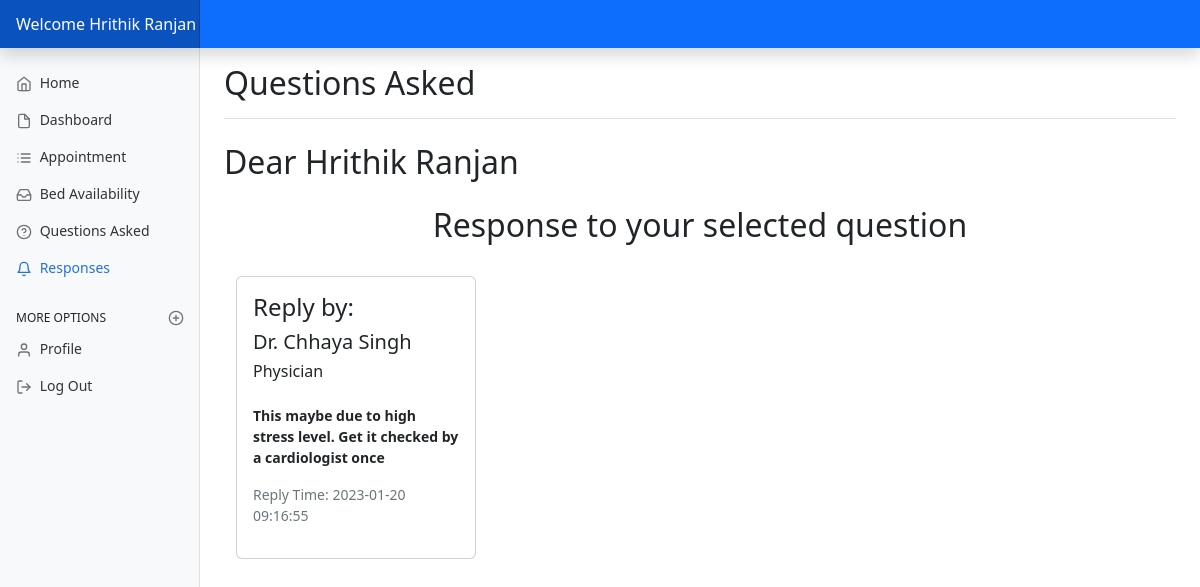
Page /patient/questionlist.php?threadid=44 (signed in) on the committed database.
### tables this page shows
CREATE TABLE `patient` (
  `icPatient` int(7) NOT NULL,
  `password` varchar(255) NOT NULL,
  `patientFirstName` varchar(20) DEFAULT NULL,
  `patientLastName` varchar(20) DEFAULT NULL,
  `patientMaritalStatus` varchar(10) DEFAULT NULL,
  `patientDOB` date DEFAULT NULL,
  `patientGender` varchar(10) DEFAULT NULL,
  `patientAddress` varchar(100) DEFAULT NULL,
  `patientPhone` varchar(15) DEFAULT NULL,
  `patientEmail` varchar(100) NOT NULL,
  `timestamp` datetime NOT NULL DEFAULT current_timestamp()
);

CREATE TABLE `comments` (
  `comment_id` int(8) NOT NULL,
  `comment_content` text NOT NULL,
  `thread_id` int(8) NOT NULL,
  `comment_by` int(8) NOT NULL,
  `comment_time` datetime NOT NULL DEFAULT current_timestamp()
);

CREATE TABLE `doctor` (
  `doctorId` int(9) NOT NULL,
  `password` varchar(255) NOT NULL,
  `hid` bigint(20) NOT NULL,
  `doctorFirstName` varchar(50) NOT NULL,
  `doctorLastName` varchar(50) NOT NULL,
  `doctorDepartment` varchar(50) NOT NULL,
  `doctorGender` varchar(10) NOT NULL,
  `doctorPhone` int(15) NOT NULL,
  `doctorEmail` varchar(50) NOT NULL,
  `doctorDOB` date NOT NULL
);

### patient/questionlist.php (the view, shortened to what this page needs)
<?php
include_once '../assets/conn/dbconnect.php';
$session = $_SESSION['patientSession'];
$res = mysqli_query($con, "SELECT * FROM patient WHERE icPatient=" . $session);
$userRow = mysqli_fetch_array($res, MYSQLI_ASSOC);
?>
<!DOCTYPE html>
<html>
<head>
    <link href="assets/css/bootstrap.min.css" rel="stylesheet">
    <link href="dashboard.css" rel="stylesheet">
</head>
<body>
    <header class="navbar navbar-dark sticky-top bg-primary flex-md-nowrap p-0 shadow">
        <a class="navbar-brand col-md-3 col-lg-2 me-0 px-3 fs-6" href="appointment.php">Welcome
            <?php echo $userRow['patientFirstName'] . ' ' . $userRow['patientLastName']; ?>
        </a>
    </header>
    <div class="container-fluid">
        <div class="row">
            <nav id="sidebarMenu" class="col-md-3 col-lg-2 d-md-block bg-light sidebar collapse">
                <div class="position-sticky pt-3 sidebar-sticky">
                    <ul class="nav flex-column">
                    <li class="nav-item">
							<a class="nav-link" aria-current="page" href="../index.php">
								<span data-feather="home" class="align-text-bottom"></span>
								Home
							</a>
						</li>
                        <li class="nav-item">
                            <a class="nav-link" aria-current="page" href="patient.php">
                                <span data-feather="file" class="align-text-bottom"></span>
                                Dashboard
                            </a>
                        </li>
                        <li class="nav-item">
                            <a class="nav-link"
                                href="patientapplist.php?patientId=<?php echo $userRow['icPatient']; ?>">
                                <span data-feather="list" class="align-text-bottom"></span>
                                Appointment
                            </a>
                        </li>
                        <li class="nav-item">
							<a class="nav-link" href="bed.php">
								<span data-feather="inbox" class="align-text-bottom"></span>
								Bed Availability
							</a>
						</li>
                        <li class="nav-item">
                            <a class="nav-link" href="question.php">
                                <span data-feather="help-circle" class="align-text-bottom"></span>
                                Questions Asked
                            </a>
                        </li>
                        <li class="nav-item">
                            <a class="nav-link active" href="#">
                                <span data-feather="bell" class="align-text-bottom"></span>
                                Responses
                            </a>
                        </li>
                    </ul>
                    <h6
                        class="sidebar-heading d-flex justify-content-between align-items-center px-3 mt-4 mb-1 text-uppercase">
                        <span>More options</span>
                        <a class="link-secondary" href="#" aria-label="Add a new report">
                            <span data-feather="plus-circle" class="align-text-bottom"></span>
                        </a>
                    </h6>
                    <ul class="nav flex-column mb-2">
                        <li class="nav-item">
                            <a class="nav-link" href="profile.php">
                                <span data-feather="user" class="align-text-bottom"></span>
                                Profile
                            </a>
                        </li>
                        <li class="nav-item">
                            <a class="nav-link" href="patientlogout.php?logout">
                                <span data-feather="log-out"></span>
                                Log Out
                            </a>
                        </li>
                    </ul>
                </div>
            </nav>
            <main class="col-md-9 ms-sm-auto col-lg-10 px-md-4">
                <div
                    class="d-flex justify-content-between flex-wrap flex-md-nowrap align-items-center pt-3 pb-2 mb-3 border-bottom">
                    <h1 class="h2">Questions Asked</h1>
                </div>
                <h2 class="my-4">Dear <?php echo $userRow['patientFirstName']; ?>
                    <?php echo $userRow['patientLastName']; ?></h2>
                <div class="col-md-12 col-sm-9  user-wrapper">
                    <div class="description">
                        <div class="panel panel-default">
                            <div class="panel-body">
                                <div class="container my-4" id="ques">
                                    <h2 class="text-center my-4"> Response to your selected question </h2>
                                    <div class="row my-4">
                                        <?php
                                        $thread_id=$_GET['threadid'];
                                        $sql = "SELECT * FROM `comments` JOIN `doctor` WHERE comment_by=doctorId AND thread_id=$thread_id";
                                        $result = mysqli_query($con, $sql);
                                        while ($row = mysqli_fetch_assoc($result)) {
                                            echo '<div class="col-md-3 my-2">
                                                    <div class="card" style="width: 15rem; height:auto;">
                                                          <div class="card-body">
                                                          <h4 class="card-title">Reply by:</h4>
                                                            <h5 class="card-title"> Dr. '.$row['doctorFirstName']. ' '. $row['doctorLastName'] .'</h5>
                                                            <h6 class="card-title mb-4"> '.$row['doctorDepartment'].'</h5>
                                                            <p><strong>'. $row['comment_content'].'</strong></p>
                                                            <p class="text-muted">Reply Time: '.$row['comment_time'].'
                                                          </div>
                                                    </div>
                                                  </div>';
                                        }
                                        ?>
                                    </div>
                                </div>
                            </div>
                        </div>
                    </div>
                </div>
            </main>
        </div>
    </div>
</body>
</html>

### patient/dashboard.css (style rules this page uses)
body { font-size: .875rem; }
.feather { width: 16px; height: 16px; }
.sidebar { position: fixed; top: 0; bottom: 0; left: 0; z-index: 100; padding: 48px 0 0; box-shadow: inset -1px 0 0 rgba(0, 0, 0, .1); }
.sidebar-sticky { height: calc(100vh - 48px); overflow-x: hidden; overflow-y: auto; }
.sidebar .nav-link { font-weight: 500; color: #333; }
.sidebar .nav-link .feather { margin-right: 4px; color: #727272; }
.sidebar .nav-link.active { color: #2470dc; }
.sidebar .nav-link:hover .feather, .sidebar .nav-link.active .feather { color: inherit; }
.sidebar-heading { font-size: .75rem; }
.navbar-brand { padding-top: .75rem; padding-bottom: .75rem; background-color: rgba(0, 0, 0, .25); box-shadow: inset -1px 0 0 rgba(0, 0, 0, .25); }

### rows in the picture
patient: patientFirstName "Hrithik", patientLastName "Ranjan"
comments: comment_by.doctorFirstName "Chhaya", comment_by.doctorLastName "Singh", comment_by.doctorDepartment "Physician", comment_content "This maybe due to high stress level. Get it checked by a cardiologist once", comment_time "2023-01-20 09:16:55"
